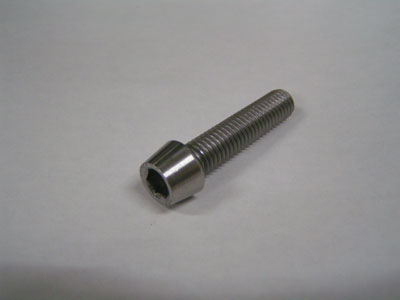
#> input picture Anexos, Imagens e Videos/Ground_Truth/01.jpg, 400 x 300 px, found by its file name
$ python Threshold_Ground_Truth.py
#> lines starting #> are read from the running program, lines starting #| are printed output that depends on the picture; after the words box and inside, x2 and y2 are one past the last pixel; in counts of white or black regions, pixels touching at a corner belong together
import cv2 as cv
import numpy as np
from pathlib import Path

caminhoImagem = Path('Anexos, Imagens e Videos/Ground_Truth')

def fillHoles(src):
    contours,hierarchy = cv.findContours(src, cv.RETR_CCOMP, cv.CHAIN_APPROX_SIMPLE)
    dst = np.zeros(src.shape, np.uint8)
    color = 255
    for i in range(len(contours)):
        cv.drawContours(dst, contours,i, color, -1, 8, hierarchy, 0)
    return dst

def main():
    strImagem = 'Imagem'
    strGround = 'Ground Truth'
    strResult = 'Resultado Threshold'

    cv.namedWindow(strImagem, cv.WINDOW_GUI_EXPANDED)
    cv.namedWindow(strGround, cv.WINDOW_GUI_EXPANDED)
    cv.namedWindow(strResult, cv.WINDOW_GUI_EXPANDED)
    npImagem = cv.imread(str(caminhoImagem / '01.jpg'),cv.IMREAD_GRAYSCALE)
#> npImagem: shape (300, 400); min 11, max 253, mean 145.8
    if (npImagem is None): print('Erro na abertura da imagem!'); return
    npGround = cv.imread(str(caminhoImagem / 'gt01.png'),cv.IMREAD_GRAYSCALE)
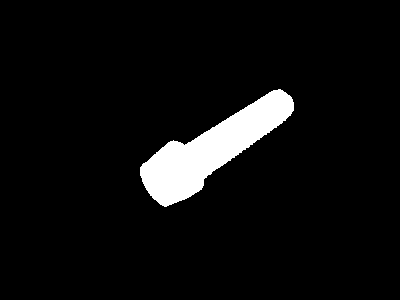
#> input picture Anexos, Imagens e Videos/Ground_Truth/gt01.png, 400 x 300 px, found by its file name
#> npGround: shape (300, 400); 5.7% white; 1 white region, box (x1, y1, x2, y2) and area: (140, 89, 294, 207) 6799
    if (npImagem is None): print('Erro na abertura do ground truth!'); return
    cv.imshow(strImagem, npImagem)
    cv.imshow(strGround, npGround)

    npNorm = cv.normalize(npImagem,None,0, 255, cv.NORM_MINMAX)
    npSuavizacao = cv.GaussianBlur(npNorm, (7,7),0,0)
    npThreshold = cv.adaptiveThreshold(npSuavizacao,  255, cv.ADAPTIVE_THRESH_GAUSSIAN_C, cv.THRESH_BINARY_INV, 15, 3)
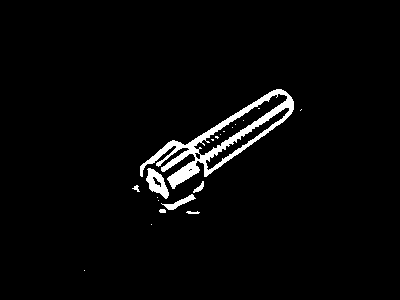
#> npThreshold: shape (300, 400); 3% white; 20 white regions (13 under 20 px), largest, box (x1, y1, x2, y2) and area: (140, 89, 294, 189) 2963, (146, 168, 169, 199) 361, (161, 194, 196, 210) 170
    npMorfologia = cv.morphologyEx(npThreshold,cv.MORPH_CLOSE, cv.getStructuringElement( cv.MORPH_ELLIPSE, ( 11, 11 ) ))
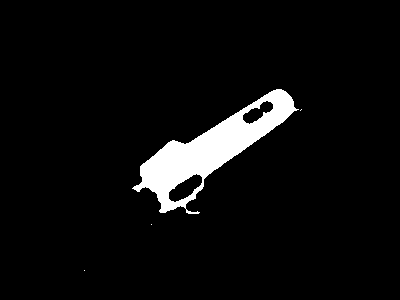
#> npMorfologia: shape (300, 400); 5.2% white; 4 white regions (3 under 20 px)

    image_result = fillHoles(npMorfologia)
#> in fillHoles, `contours,hierarchy = cv.findContours(src, cv.RETR_CCOMP, cv.CHAIN_APPR..`: contours = 6 contours, 3 with area under 20; largest, box (x1, y1, x2, y2) and area: (132, 89, 299, 214) 6814, (168, 173, 203, 203) 514, (242, 100, 274, 125) 360
#> the loop in fillHoles, `for i in range(len(contours)):` made 6 passes
#> after the loop in fillHoles, `for i in range(len(contours)):`:
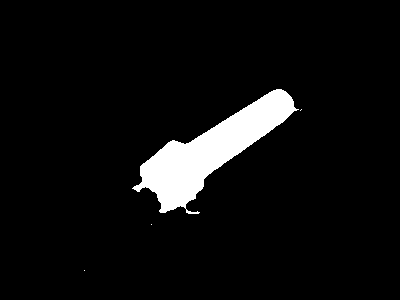
#> dst: shape (300, 400); 5.9% white; 4 white regions (3 under 20 px), largest, box (x1, y1, x2, y2) and area: (132, 89, 299, 214) 7024

    cv.imshow(strResult, image_result)

    #Verdadeiro Positivo
    image_vp = cv.bitwise_and(npGround,image_result)
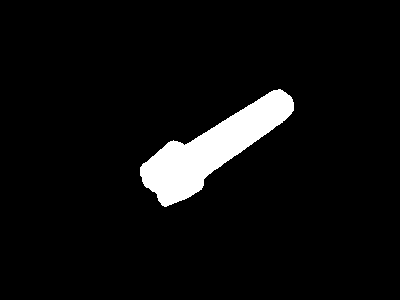
#> image_vp: shape (300, 400); 5.6% white; 1 white region, box (x1, y1, x2, y2) and area: (140, 89, 294, 207) 6677
    #Verdadeiro Negativo
    image_vn = cv.bitwise_and(~npGround,~image_result)
#> image_vn: shape (300, 400); 94% white; 4 black regions (3 under 20 px), largest, box (x1, y1, x2, y2) and area: (132, 89, 299, 214) 7146
    #Falso Positivo
    image_fp = cv.bitwise_and(~npGround,image_result)
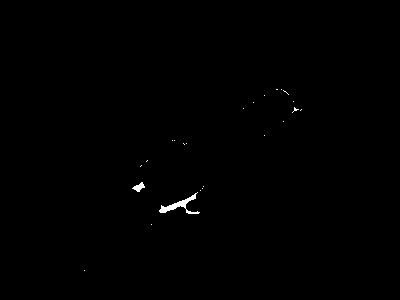
#> image_fp: shape (300, 400); 0.29% white; 24 white regions (22 under 20 px), largest, box (x1, y1, x2, y2) and area: (159, 192, 200, 214) 242, (132, 182, 145, 192) 65
    #Falso Negativo
    image_fn = cv.bitwise_and(npGround,~image_result)
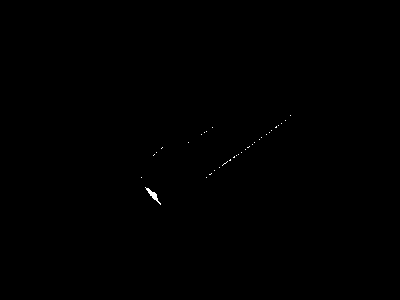
#> image_fn: shape (300, 400); 0.1% white in thin lines or dots, all inside (x1, y1, x2, y2) = (141, 115, 291, 205)

    taxa_vp = cv.countNonZero(image_vp)/cv.countNonZero(npGround)*100
#> taxa_vp = 98.21
    taxa_vn = cv.countNonZero(image_vn)/cv.countNonZero(~npGround)*100
#> taxa_vn = 99.69
    taxa_fp = cv.countNonZero(image_fp)/cv.countNonZero(~npGround)*100
#> taxa_fp = 0.31
    taxa_fn = cv.countNonZero(image_fn)/cv.countNonZero(npGround)*100
#> taxa_fn = 1.79

    print("----------------------------" )
    print("Verdadeiro Positivo: {:.2f} %".format(taxa_vp))
#| Verdadeiro Positivo: 98.21 %
    print("Verdadeiro Negativo: {:.2f} %".format(taxa_vn))
#| Verdadeiro Negativo: 99.69 %
    print("Falso Positivo:      {:.2f} %".format(taxa_fp))
#| Falso Positivo:      0.31 %
    print("Falso Negativo:      {:.2f} %".format(taxa_fn))
#| Falso Negativo:      1.79 %

    cv.waitKey(0)
    cv.destroyAllWindows()

if __name__ == '__main__':
        main()
